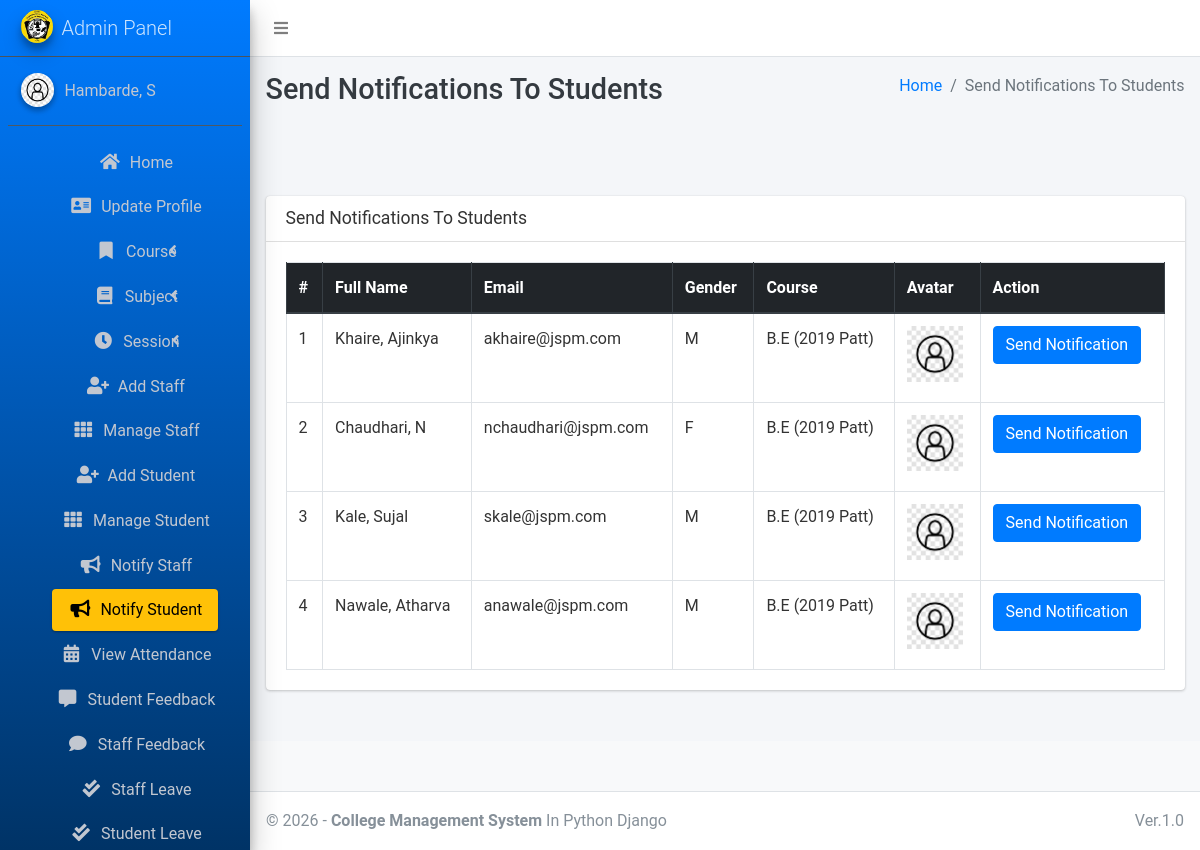
Page /admin_notify_student (signed in) on the committed database.
### main_app/models.py (models this page shows, shortened)
class CustomUser(AbstractUser):
    USER_TYPE = (("1", "HOD"), ("2", "Staff"), ("3", "Student"))
    GENDER = [("M", "Male"), ("F", "Female")]
    username = None  # Removed username, using email instead
    email = models.EmailField(unique=True)
    user_type = models.CharField(default="1", choices=USER_TYPE, max_length=1)
    gender = models.CharField(max_length=1, choices=GENDER)
    profile_pic = models.ImageField()
    address = models.TextField()
    fcm_token = models.TextField(default="")  # For firebase notifications
    created_at = models.DateTimeField(auto_now_add=True)
    updated_at = models.DateTimeField(auto_now=True)
    USERNAME_FIELD = "email"
    REQUIRED_FIELDS = []
    objects = CustomUserManager()
    def __str__(self):
        return self.last_name + ", " + self.first_name

class Student(models.Model):
    admin = models.OneToOneField(CustomUser, on_delete=models.CASCADE)
    course = models.ForeignKey(Course, on_delete=models.DO_NOTHING, null=True, blank=False)
    session = models.ForeignKey(Session, on_delete=models.DO_NOTHING, null=True)

class Course(models.Model):
    name = models.CharField(max_length=120)
    created_at = models.DateTimeField(auto_now_add=True)
    updated_at = models.DateTimeField(auto_now=True)

### main_app/hod_views.py (the view)
# urls.py: path("admin_notify_student", hod_views.admin_notify_student,
def admin_notify_student(request):
    student = CustomUser.objects.filter(user_type='3')
    context = {
        'page_title': "Send Notifications To Students",
        'students': student
    }
    return render(request, "hod_template/student_notification.html", context)

### main_app/templates/hod_template/student_notification.html (shortened to what this page needs)
{% extends 'main_app/base.html' %}
{% load static %}
{% block page_title %}{{page_title}}{% endblock page_title %}
{% block content %}
<section class="content">
    <div class="container-fluid">
        <div class="row">
            <div class="col-md-12">
                <div class="card">
                    <div class="card-header">
                        <h3 class="card-title">{{page_title}}</h3>
                    </div>
                    <div class="card-body">
                        <table id="example2" class="table table-bordered table-hover">
                            <thead class="thead-dark">
                                <tr>
                                    <th>#</th>
                                    <th>Full Name</th>
                                    <th>Email</th>
                                    <th>Gender</th>
                                    <th>Course</th>
                                    <th>Avatar</th>
                                    <th>Action</th>
                                </tr>
                            </thead>
                            <tbody>
                                {% for student in students %}
                                <tr>
                                    <td>{{ forloop.counter }}</td>
                                    <td>{{student.last_name}}, {{student.first_name}}</td>
                                    <td>{{student.email}}</td>
                                    <td>{{student.gender}}</td>
                                    <td>{{student.student.course.name}}</td>
                                    <td>
                                        {% if student.profile_pic == ""  %}
                                        No Image
                                        {% else %}
                                        <img class="img img-fluid mb-2" height="56" width="56"
                                            src="{{student.profile_pic}}" alt="">
                                        {% endif %}
                                    </td>
                                    <td><button data-toggle = "modal" data-target = "#myModal"class="btn btn-primary show_notification" value="{{student.id}}">Send Notification</button>
                                    </td>
                                </tr>
                                {% endfor %}
                            </tbody>
                        </table>
                    </div>
                </div>
            </div>
        </div>
    </div>
</section>
{% endblock content %}

### main_app/templates/main_app/base.html (shortened to what this page needs)
{% load static %}
<!DOCTYPE html>
<html>
<head>
    <link rel="stylesheet" href="{% static 'plugins/fontawesome-free/css/all.min.css'%} ">
    <link rel="stylesheet" href="https://code.ionicframework.com/ionicons/2.0.1/css/ionicons.min.css">
    <link rel="stylesheet"
        href="{% static 'plugins/tempusdominus-bootstrap-4/css/tempusdominus-bootstrap-4.min.css'%} ">
    <link rel="stylesheet" href="{% static 'plugins/icheck-bootstrap/icheck-bootstrap.min.css'%} ">
    <link rel="stylesheet" href="{% static 'dist/css/adminlte.min.css'%} ">
    <link rel="stylesheet" href="{% static 'plugins/overlayScrollbars/css/OverlayScrollbars.min.css'%} ">
    <link rel="stylesheet" href="{% static 'plugins/daterangepicker/daterangepicker.css'%} ">
    <link rel="stylesheet" href="{% static 'main_app/css/home.css' %}">
</head>
<body class="hold-transition sidebar-mini layout-fixed">
    <div class="wrapper">
        <nav class="main-header navbar navbar-expand navbar-white navbar-light">
            <ul class="navbar-nav">
                <li class="nav-item">
                    <a class="nav-link" data-widget="pushmenu" href="#"><i class="fas fa-bars"></i></a>
                </li>
            </ul>
        </nav>
        {% include "main_app/sidebar_template.html" with user=user %}
        <div class="content-wrapper">
            <div class="content-header">
                <div class="container-fluid">
                    <div class="row mb-2">
                        <div class="col-sm-6">
                            <h1 class="m-0 text-dark">{% block page_title %}{% endblock page_title %}</h1>
                        </div>
                        <div class="col-sm-6">
                            <ol class="breadcrumb float-sm-right">
                                <li class="breadcrumb-item"><a href="#">Home</a></li>
                                <li class="breadcrumb-item active">{{ page_title }}</li>
                            </ol>
                        </div>
                    </div>
                </div>
            </div>
<section class="content">
    <div class="container-fluid">
        <div class="row">
            <div class="col-md-12">
            </div></div></div></section>
            {% block content %}
            {% endblock content %}
        </div>
        {% include "main_app/footer.html" %}
    </div>
</body>
</html>

### main_app/templates/main_app/sidebar_template.html (shortened to what this page needs)
{% load static %}
<aside class="main-sidebar sidebar-dark-info elevation-4">
    {% if request.user.user_type == '1' %}
    <a href="{% url 'admin_home' %}" class="brand-link">
        <img src="{% static 'main_app/images/JSCOE_logo.png' %} " alt="JSCOE Logo"
            class="brand-image img-circle elevation-3" >
        <span class="brand-text font-weight-light">Admin Panel</span>
    </a>
    <div class="sidebar">
        <div class="user-panel mt-3 pb-3 mb-3 d-flex">
            <div class="image">
                <img src="{{ request.user.profile_pic}}" class="img-circle elevation-2" alt="User Image">
            </div>
            <div class="info">
                <a href="#" class="d-block">{{user}}</a>
            </div>
        </div>
        <nav class="mt-2">
            <ul class="nav nav-pills nav-sidebar flex-column" data-widget="treeview" role="menu" data-accordion="false">
                <li class="nav-item">
                    {% url 'admin_home' as admin_home %}
                    <a href="{{admin_home}}" class="nav-link {% if admin_home == request.path %} active {% endif %}">
                        <i class="nav-icon fas fa-home"></i>
                        <p>
                            Home
                        </p>
                    </a>
                </li>
                <li class="nav-item">
                    {% url 'admin_view_profile' as admin_view_profile %}
                    <a href="{{admin_view_profile}}"
                        class="nav-link {% if admin_view_profile == request.path %} active {% endif %}">
                        <i class="nav-icon fas fa-address-card"></i>
                        <p>
                            Update Profile
                        </p>
                    </a>
                </li>
                <li class="nav-item has-treeview">
                    <a href="#" class="nav-link">
                        <i class="nav-icon fas fa-bookmark"></i>
                        <p>
                            Course
                            <i class="fas fa-angle-left right"></i>
                        </p>
                    </a>
                </li>
                <li class="nav-item has-treeview">
                    <a href="#" class="nav-link">
                        <i class="nav-icon fas fa-book"></i>
                        <p>
                            Subject
                            <i class="fas fa-angle-left right"></i>
                        </p>
                    </a>
                </li>
                <li class="nav-item has-treeview">
                    <a href="#" class="nav-link">
                        <i class="nav-icon fas fa-clock"></i>
                        <p>
                            Session
                            <i class="fas fa-angle-left right"></i>
                        </p>
                    </a>
                </li>
                <li class="nav-item">
                    {% url 'add_staff' as add_staff %}
                    <a href="{{add_staff}}" class="nav-link {% if add_staff == request.path %} active {% endif %}">
                        <i class="nav-icon fas fa-user-plus"></i>
                        <p>
                            Add Staff
                        </p>
                    </a>
                </li>
                <li class="nav-item">
                    {% url 'manage_staff' as manage_staff %}
                    {% url 'edit_staff' staff_id as edit_staff %}
                    <a href="{{manage_staff}}"
                        class="nav-link {% if manage_staff == request.path or request.path == edit_staff %} active {% endif %}">
                        <i class="nav-icon fas fa-th"></i>
                        <p>
                            Manage Staff
                        </p>
                    </a>
                </li>
                <li class="nav-item">
                    {% url 'add_student' as add_student%}
                    <a href="{{add_student}}" class="nav-link  {% if add_student == request.path %} active {% endif %}">
                        <i class="nav-icon fas fa-user-plus"></i>
                        <p>
                            Add Student
                        </p>
                    </a>
                </li>
                <li class="nav-item">
                    {% url 'manage_student' as manage_student %}
                    {% url 'edit_student' student_id as edit_student %}
                    <a href="{{manage_student}}"
                        class="nav-link  {% if edit_student == request.path or manage_student == request.path %} active {% endif %}">
                        <i class="nav-icon fas fa-th"></i>
                        <p>
                            Manage Student
                        </p>
                    </a>
                </li>
                <li class="nav-item">
                    {% url 'admin_notify_staff' as admin_notify_staff %}
                    <a href="{{admin_notify_staff}}"
                        class="nav-link {% if admin_notify_staff == request.path %} active {% endif %}">
                        <i class="nav-icon fas fa-bullhorn"></i>
                        <p>
                            Notify Staff
                        </p>
                    </a>
                </li>
                <li class="nav-item">
                    {% url 'admin_notify_student' as admin_notify_student %}
                    <a href="{{admin_notify_student}}"
                        class="nav-link {% if admin_notify_student == request.path %} active {% endif %}">
                        <i class="nav-icon fas fa-bullhorn"></i>
                        <p>
                            Notify Student
                        </p>
                    </a>
                </li>
                <li class="nav-item">
                    {% url 'admin_view_attendance' as admin_view_attendance %}
                <li class="nav-item">
                    <a href="{{admin_view_attendance}}"
                        class="nav-link  {% if admin_view_attendance == request.path %} active {% endif %}">
                        <i class="nav-icon fas fa-calendar-alt"></i>
                        <p>
                            View Attendance
                        </p>
                    </a>
                </li>
                <li class="nav-item">
                    {% url 'student_feedback_message' as student_feedback_message %}
                    <a href="{{ student_feedback_message }}"
                        class="nav-link  {% if student_feedback_message == request.path %} active {% endif %}">
                        <i class="nav-icon fas fa-comment-alt"></i>
                        <p>
                            Student Feedback
                        </p>
                    </a>
                </li>
                <li class="nav-item">
                    {% url 'staff_feedback_message' as staff_feedback_message %}
                    <a href="{{staff_feedback_message}}"
                        class="nav-link   {% if staff_feedback_message == request.path %} active {% endif %}">
                        <i class="nav-icon fas fa-comment"></i>
                        <p>
                            Staff Feedback
                        </p>
                    </a>
                </li>
                <li class="nav-item">
                    {% url 'view_staff_leave' as view_staff_leave %}
                    <a href="{{view_staff_leave}}"
                        class="nav-link  {% if view_staff_leave == request.path %} active {% endif %}">
                        <i class="nav-icon fas fa-check-double"></i>
                        <p>
                            Staff Leave
                        </p>
                    </a>
                </li>
                <li class="nav-item">
                    {% url 'view_student_leave' as view_student_leave %}
                    <a href="{% url 'view_student_leave' %}"
                        class="nav-link  {% if view_student_leave == request.path %} active {% endif %}">
                        <i class="nav-icon fas fa-check-double"></i>
                        <p>
                            Student Leave
                        </p>
                    </a>
                </li>
                                        {% endif %}
                                    </ul>
                                </nav>
                            </div>
</aside>

### main_app/templates/main_app/footer.html
<footer class="main-footer">
    &copy; {% now "Y" %} - <strong>College Management System</strong>
    In Python Django
    <div class="float-right d-none d-sm-inline-block">
       Ver.1.0
    </div>
</footer>

### main_app/static/main_app/css/home.css (style rules this page uses)
:root { --primary-color: #007bff; --secondary-color: #003366; --bg-color: #f8f9fa; --card-shadow: 0 2px 10px rgba(0,0,0,0.1); --border-radius: 10px; }
* { margin: 0; padding: 0; box-sizing: border-box; }
body { font-family: 'Roboto', sans-serif; line-height: 1.6; color: #333; background-color: var(--bg-color); }
a { text-decoration: none; color: var(--primary-color); }
nav ul { display: flex; list-style: none; justify-content: flex-end; align-items: center; }
nav ul li { margin-left: 20px; }
nav ul li a { color: white; padding: 10px; display: block; }
section { margin-bottom: 50px; }
footer { background-color: var(--secondary-color); color: white; padding: 40px 0 20px; margin-top: 50px; }

### main_app/templates/main_app/base.html (style rules this page uses)
.main-sidebar { background: linear-gradient(180deg, #007bff 0%, #003366 100%) !important; }
.sidebar-dark-info { background: linear-gradient(180deg, #007bff 0%, #003366 100%) !important; }
.nav-sidebar > .nav-item > .nav-link.active, .nav-link.active { background-color: #ffc107 !important; color: #000 !important; }

### rows in the picture
CustomUser: user.profile_pic (picture), last_name+first_name "Hambarde, S"
CustomUser: last_name "Khaire", first_name "Ajinkya", email "akhaire@jspm.com", gender "M", student.course.name "B.E (2019 Patt)", profile_pic (picture)
CustomUser: last_name "Chaudhari", first_name "N", email "nchaudhari@jspm.com", gender "F", student.course.name "B.E (2019 Patt)", profile_pic (picture)
CustomUser: last_name "Kale", first_name "Sujal", email "skale@jspm.com", gender "M", student.course.name "B.E (2019 Patt)", profile_pic (picture)
CustomUser: last_name "Nawale", first_name "Atharva", email "anawale@jspm.com", gender "M", student.course.name "B.E (2019 Patt)", profile_pic (picture)

### other values in the picture
{{ page_title }} "Send Notifications To Students"
